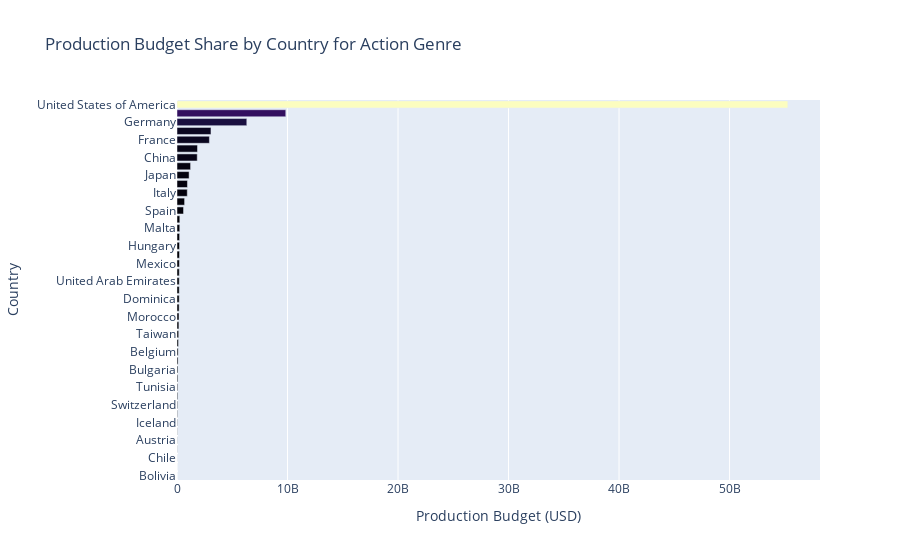
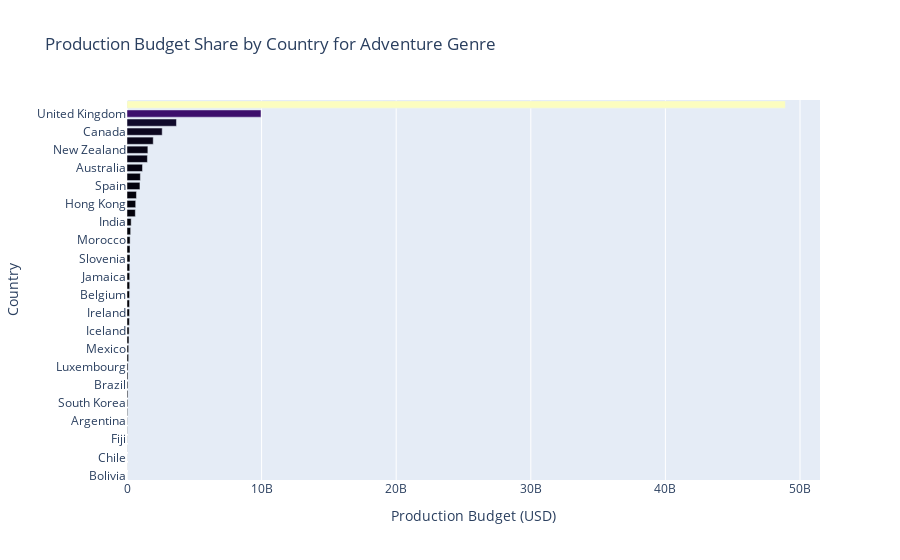
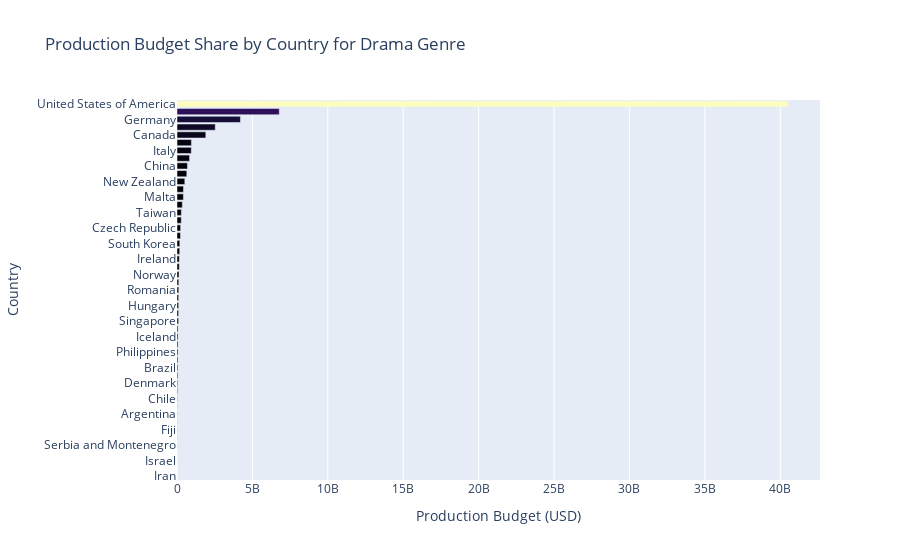
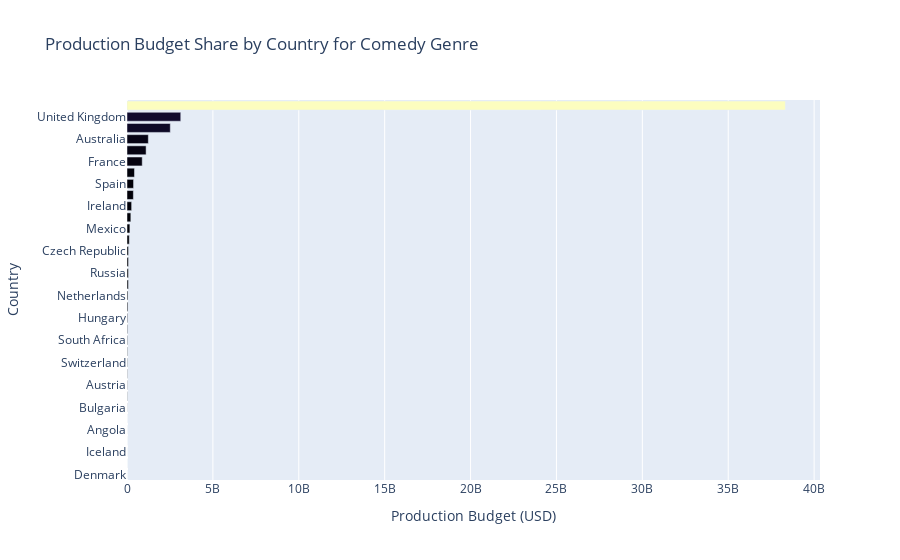

Here is the notebook cell these charts were saved with, in order:
### Markdown cell above
## 5.2 Production Budget Share by Country for Top 5 Expensive Genres

### Code cell
total_budget_genre = (
    df_genres.groupby('genres_list')['rt_production_budget']
    .sum()
    .sort_values(ascending=False)
    .head(5)
    .index.tolist()
)

# Filter the most expensive genres
df_top5_genres = df_genres[df_genres['genres_list'].isin(total_budget_genre)].copy()

# Extract countries from the dataset
def extract_countries(countries_str):
    try:
        countries = ast.literal_eval(countries_str)
        return [country['name'] for country in countries]
    except:
        return []

df_top5_genres['countries_list'] = df_top5_genres['rt_production_countries'].apply(extract_countries)

# 4) Create a new dataframe with each country in a separate row
df_countries = df_top5_genres.explode('countries_list').copy()

# 5) Ensure the presence of the 'release_year' column in df_countries
if 'release_year' not in df_countries.columns:
    df_countries['release_year'] = df_countries['release_year']

# 6) Calculate each country's share of the total budget for each genre
budget_country_genre = (
    df_countries.groupby(['genres_list', 'countries_list'])['rt_production_budget']
    .sum()
    .reset_index()
)


for genre in total_budget_genre:
    data = budget_country_genre[budget_country_genre['genres_list'] == genre] \
                                .sort_values(by='rt_production_budget', ascending=False)
    if data.empty:
        print(f"No valid country data found for genre: {genre}")
        continue
    # Matplot

    # plt.figure(figsize=(10,12))
    # sns.barplot(x='rt_production_budget', y='countries_list', data=data, palette='magma')
    # plt.xlabel('Production Budget (USD)')
    # plt.ylabel('Country')
    # plt.title(f'Production Budget Share by Country for {genre} Genre')
    # plt.show()
    
    fig = px.bar(
        data,
        x='rt_production_budget',
        y='countries_list',
        orientation='h',
        labels={'rt_production_budget': 'Production Budget (USD)', 'countries_list': 'Country'},
        title=f'Production Budget Share by Country for {genre} Genre',
        color='rt_production_budget',
        color_continuous_scale='Magma'
    )
    
    fig.update_layout(
        yaxis=dict(categoryorder='total ascending'),
        coloraxis_showscale=False
    )
    
    fig.show()

### Figure 1 — Plotly figure (JSON) as saved in the notebook; plotly's stock layout.template omitted (floating-point values rounded to 4 significant figures)
{"data": [{"alignmentgroup": "True", "hovertemplate": "Production Budget (USD)=%{marker.color}<br>Country=%{y}<extra></extra>", "legendgroup": "", "marker": {"color": [55275590745, 9843692258, 6316030000, 3075200028, 2932100000, 1854922476, 1831691000, 1230000000, 1094485000, 945200000, 930000000, 686566953, 591000000, 254500000, 250000000, 235700000, 227000000, 227000000, 216220000, 205500000, 202000000, 200950000, 200000000, 192000000, 180000000, 170200000, 152000000, 129000000, 104100000, 96000000, 83000000, 75000000, 67000000, 66000000, 55000000, 45000000, 30000000, 20000000, 15000000, 14500000, 5000000, 1100000, 0], "coloraxis": "coloraxis", "pattern": {"shape": ""}}, "name": "", "offsetgroup": "", "orientation": "h", "showlegend": false, "textposition": "auto", "type": "bar", "x": [55275590745, 9843692258, 6316030000, 3075200028, 2932100000, 1854922476, 1831691000, 1230000000, 1094485000, 945200000, 930000000, 686566953, 591000000, 254500000, 250000000, 235700000, 227000000, 227000000, 216220000, 205500000, 202000000, 200950000, 200000000, 192000000, 180000000, 170200000, 152000000, 129000000, 104100000, 96000000, 83000000, 75000000, 67000000, 66000000, 55000000, 45000000, 30000000, 20000000, 15000000, 14500000, 5000000, 1100000, 0], "xaxis": "x", "y": ["United States of America", "United Kingdom", "Germany", "Canada", "France", "Australia", "China", "New Zealand", "Japan", "Czech Republic", "Italy", "Hong Kong", "Spain", "India", "Malta", "Russia", "Ireland", "Hungary", "Mexico", "Bahamas", "United Arab Emirates", "Jamaica", "Dominica", "Netherlands", "Morocco", "South Korea", "Taiwan", "South Africa", "Belgium", "Luxembourg", "Bulgaria", "Pakistan", "Tunisia", "Philippines", "Switzerland", "Peru", "Iceland", "Romania", "Austria", "Thailand", "Chile", "Indonesia", "Bolivia"], "yaxis": "y"}], "layout": {"barmode": "relative", "coloraxis": {"colorbar": {"title": {"text": "Production Budget (USD)"}}, "colorscale": [[0, "#000004"], [0.1111, "#180f3d"], [0.2222, "#440f76"], [0.3333, "#721f81"], [0.4444, "#9e2f7f"], [0.5556, "#cd4071"], [0.6667, "#f1605d"], [0.7778, "#fd9668"], [0.8889, "#feca8d"], [1, "#fcfdbf"]], "showscale": false}, "legend": {"tracegroupgap": 0}, "title": {"text": "Production Budget Share by Country for Action Genre"}, "xaxis": {"anchor": "y", "domain": [0, 1], "title": {"text": "Production Budget (USD)"}}, "yaxis": {"anchor": "x", "categoryorder": "total ascending", "domain": [0, 1], "title": {"text": "Country"}}}}

### Figure 2 — Plotly figure (JSON) as saved in the notebook; plotly's stock layout.template omitted (floating-point values rounded to 4 significant figures)
{"data": [{"alignmentgroup": "True", "hovertemplate": "Production Budget (USD)=%{marker.color}<br>Country=%{y}<extra></extra>", "legendgroup": "", "marker": {"color": [48911732120, 9956050000, 3674250430, 2615000000, 1949250400, 1550000000, 1516831000, 1151855523, 993000000, 961250400, 702250400, 646490000, 618985000, 310000000, 272000000, 230000000, 225000000, 225000000, 205500000, 200950000, 200000000, 190250400, 186900000, 182300000, 175000000, 155000000, 145000000, 125000000, 120000000, 78000000, 75000000, 70000000, 67000000, 58000000, 45000000, 22000000, 20000000, 11000000, 8500000, 5000000, 5000000, 0], "coloraxis": "coloraxis", "pattern": {"shape": ""}}, "name": "", "offsetgroup": "", "orientation": "h", "showlegend": false, "textposition": "auto", "type": "bar", "x": [48911732120, 9956050000, 3674250430, 2615000000, 1949250400, 1550000000, 1516831000, 1151855523, 993000000, 961250400, 702250400, 646490000, 618985000, 310000000, 272000000, 230000000, 225000000, 225000000, 205500000, 200950000, 200000000, 190250400, 186900000, 182300000, 175000000, 155000000, 145000000, 125000000, 120000000, 78000000, 75000000, 70000000, 67000000, 58000000, 45000000, 22000000, 20000000, 11000000, 8500000, 5000000, 5000000, 0], "xaxis": "x", "y": ["United States of America", "United Kingdom", "Germany", "Canada", "France", "New Zealand", "China", "Australia", "Czech Republic", "Spain", "Italy", "Hong Kong", "Japan", "India", "Taiwan", "Morocco", "Slovenia", "Poland", "Bahamas", "Jamaica", "Dominica", "Belgium", "Netherlands", "Ireland", "Malta", "Iceland", "United Arab Emirates", "Mexico", "Hungary", "Luxembourg", "Pakistan", "Brazil", "Tunisia", "South Korea", "Peru", "Argentina", "South Africa", "Fiji", "Thailand", "Bulgaria", "Chile", "Bolivia"], "yaxis": "y"}], "layout": {"barmode": "relative", "coloraxis": {"colorbar": {"title": {"text": "Production Budget (USD)"}}, "colorscale": [[0, "#000004"], [0.1111, "#180f3d"], [0.2222, "#440f76"], [0.3333, "#721f81"], [0.4444, "#9e2f7f"], [0.5556, "#cd4071"], [0.6667, "#f1605d"], [0.7778, "#fd9668"], [0.8889, "#feca8d"], [1, "#fcfdbf"]], "showscale": false}, "legend": {"tracegroupgap": 0}, "title": {"text": "Production Budget Share by Country for Adventure Genre"}, "xaxis": {"anchor": "y", "domain": [0, 1], "title": {"text": "Production Budget (USD)"}}, "yaxis": {"anchor": "x", "categoryorder": "total ascending", "domain": [0, 1], "title": {"text": "Country"}}}}

### Figure 3 — Plotly figure (JSON) as saved in the notebook; plotly's stock layout.template omitted (floating-point values rounded to 4 significant figures)
{"data": [{"alignmentgroup": "True", "hovertemplate": "Production Budget (USD)=%{marker.color}<br>Country=%{y}<extra></extra>", "legendgroup": "", "marker": {"color": [40501993747, 6780237355, 4205889909, 2535769584, 1909800000, 957000000, 946745750, 833693517, 692335005, 649860000, 517000000, 428190538, 425000000, 352600159, 287000000, 282100000, 239200000, 230000000, 185200000, 180000000, 153965563, 150000000, 130300010, 115969164, 113852510, 107000000, 107000000, 103000000, 102000000, 68415000, 67800010, 67516654, 66000000, 62159280, 56200000, 55500000, 45159280, 44739750, 25000000, 16000000, 14800000, 12800000, 11000000, 10800000, 7700000, 3000000, 2000000, 500000, 180000], "coloraxis": "coloraxis", "pattern": {"shape": ""}}, "name": "", "offsetgroup": "", "orientation": "h", "showlegend": false, "textposition": "auto", "type": "bar", "x": [40501993747, 6780237355, 4205889909, 2535769584, 1909800000, 957000000, 946745750, 833693517, 692335005, 649860000, 517000000, 428190538, 425000000, 352600159, 287000000, 282100000, 239200000, 230000000, 185200000, 180000000, 153965563, 150000000, 130300010, 115969164, 113852510, 107000000, 107000000, 103000000, 102000000, 68415000, 67800010, 67516654, 66000000, 62159280, 56200000, 55500000, 45159280, 44739750, 25000000, 16000000, 14800000, 12800000, 11000000, 10800000, 7700000, 3000000, 2000000, 500000, 180000], "xaxis": "x", "y": ["United States of America", "United Kingdom", "Germany", "France", "Canada", "Australia", "Italy", "Spain", "China", "Hong Kong", "New Zealand", "Japan", "Malta", "India", "Taiwan", "Netherlands", "Czech Republic", "United Arab Emirates", "South Korea", "Morocco", "Ireland", "Sweden", "Norway", "Belgium", "Romania", "Hungary", "Russia", "Mexico", "Singapore", "Switzerland", "Iceland", "Luxembourg", "Philippines", "Poland", "Brazil", "South Africa", "Denmark", "Austria", "Chile", "Pakistan", "Argentina", "Finland", "Fiji", "Thailand", "Serbia and Montenegro", "Greece", "Israel", "Angola", "Iran"], "yaxis": "y"}], "layout": {"barmode": "relative", "coloraxis": {"colorbar": {"title": {"text": "Production Budget (USD)"}}, "colorscale": [[0, "#000004"], [0.1111, "#180f3d"], [0.2222, "#440f76"], [0.3333, "#721f81"], [0.4444, "#9e2f7f"], [0.5556, "#cd4071"], [0.6667, "#f1605d"], [0.7778, "#fd9668"], [0.8889, "#feca8d"], [1, "#fcfdbf"]], "showscale": false}, "legend": {"tracegroupgap": 0}, "title": {"text": "Production Budget Share by Country for Drama Genre"}, "xaxis": {"anchor": "y", "domain": [0, 1], "title": {"text": "Production Budget (USD)"}}, "yaxis": {"anchor": "x", "categoryorder": "total ascending", "domain": [0, 1], "title": {"text": "Country"}}}}

### Figure 4 — Plotly figure (JSON) as saved in the notebook; plotly's stock layout.template omitted (floating-point values rounded to 4 significant figures)
{"data": [{"alignmentgroup": "True", "hovertemplate": "Production Budget (USD)=%{marker.color}<br>Country=%{y}<extra></extra>", "legendgroup": "", "marker": {"color": [38324909730, 3129219596, 2520197241, 1241866953, 1112091926, 886567054, 435000000, 382150267, 371216953, 269600000, 223650400, 167500000, 132767054, 88000000, 85000000, 80000000, 80000000, 53000000, 50516654, 35000000, 32000000, 30000000, 25000000, 20000000, 17000000, 15000000, 14500159, 5000000, 800010, 500000, 180000, 10, 0, 0], "coloraxis": "coloraxis", "pattern": {"shape": ""}}, "name": "", "offsetgroup": "", "orientation": "h", "showlegend": false, "textposition": "auto", "type": "bar", "x": [38324909730, 3129219596, 2520197241, 1241866953, 1112091926, 886567054, 435000000, 382150267, 371216953, 269600000, 223650400, 167500000, 132767054, 88000000, 85000000, 80000000, 80000000, 53000000, 50516654, 35000000, 32000000, 30000000, 25000000, 20000000, 17000000, 15000000, 14500159, 5000000, 800010, 500000, 180000, 10, 0, 0], "xaxis": "x", "y": ["United States of America", "United Kingdom", "Germany", "Australia", "Canada", "France", "China", "Spain", "Hong Kong", "Ireland", "Italy", "Mexico", "Belgium", "Czech Republic", "United Arab Emirates", "New Zealand", "Russia", "Netherlands", "Luxembourg", "Hungary", "Romania", "South Africa", "Poland", "Switzerland", "Greece", "Austria", "India", "Bulgaria", "Norway", "Angola", "Iran", "Iceland", "Denmark", "Brazil"], "yaxis": "y"}], "layout": {"barmode": "relative", "coloraxis": {"colorbar": {"title": {"text": "Production Budget (USD)"}}, "colorscale": [[0, "#000004"], [0.1111, "#180f3d"], [0.2222, "#440f76"], [0.3333, "#721f81"], [0.4444, "#9e2f7f"], [0.5556, "#cd4071"], [0.6667, "#f1605d"], [0.7778, "#fd9668"], [0.8889, "#feca8d"], [1, "#fcfdbf"]], "showscale": false}, "legend": {"tracegroupgap": 0}, "title": {"text": "Production Budget Share by Country for Comedy Genre"}, "xaxis": {"anchor": "y", "domain": [0, 1], "title": {"text": "Production Budget (USD)"}}, "yaxis": {"anchor": "x", "categoryorder": "total ascending", "domain": [0, 1], "title": {"text": "Country"}}}}
